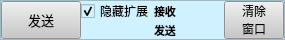
    <widget class="QFrame" name="frame_10">
     <property name="minimumSize">
      <size>
       <width>0</width>
       <height>40</height>
      </size>
     </property>
     <property name="maximumSize">
      <size>
       <width>16777215</width>
       <height>40</height>
      </size>
     </property>
     <property name="font">
      <font>
       <pointsize>10</pointsize>
      </font>
     </property>
     <property name="styleSheet">
      <string notr="true">background-color: rgb(208, 241, 255);</string>
     </property>
     <property name="frameShape">
      <enum>QFrame::StyledPanel</enum>
     </property>
     <property name="frameShadow">
      <enum>QFrame::Sunken</enum>
     </property>
     <layout class="QGridLayout" name="gridLayout">
      <property name="leftMargin">
       <number>0</number>
      </property>
      <property name="topMargin">
       <number>0</number>
      </property>
      <property name="rightMargin">
       <number>0</number>
      </property>
      <property name="bottomMargin">
       <number>0</number>
      </property>
      <property name="spacing">
       <number>0</number>
      </property>
      <item row="0" column="0" rowspan="3">
       <widget class="QPushButton" name="b_hid_send">
        <property name="sizePolicy">
         <sizepolicy hsizetype="Preferred" vsizetype="Preferred">
          <horstretch>0</horstretch>
          <verstretch>0</verstretch>
         </sizepolicy>
        </property>
        <property name="minimumSize">
         <size>
          <width>40</width>
          <height>20</height>
         </size>
        </property>
        <property name="maximumSize">
         <size>
          <width>1000</width>
          <height>100</height>
         </size>
        </property>
        <property name="font">
         <font>
          <family>宋体</family>
          <pointsize>10</pointsize>
         </font>
        </property>
        <property name="styleSheet">
         <string notr="true">background-color: rgb(200, 200, 200);</string>
        </property>
        <property name="text">
         <string>发送</string>
        </property>
       </widget>
      </item>
      <item row="0" column="3" rowspan="3">
       <widget class="QPushButton" name="b_hid_clear">
        <property name="sizePolicy">
         <sizepolicy hsizetype="Fixed" vsizetype="Preferred">
          <horstretch>0</horstretch>
          <verstretch>0</verstretch>
         </sizepolicy>
        </property>
        <property name="minimumSize">
         <size>
          <width>40</width>
          <height>15</height>
         </size>
        </property>
        <property name="maximumSize">
         <size>
          <width>60</width>
          <height>100</height>
         </size>
        </property>
        <property name="layoutDirection">
         <enum>Qt::LeftToRight</enum>
        </property>
        <property name="styleSheet">
         <string notr="true">background-color: rgb(200, 200, 200);</string>
        </property>
        <property name="text">
         <string>清除
窗口</string>
        </property>
        <property name="checkable">
         <bool>false</bool>
        </property>
        <property name="autoRepeat">
         <bool>false</bool>
        </property>
        <property name="autoDefault">
         <bool>false</bool>
        </property>
       </widget>
      </item>
      <item row="0" column="1">
       <widget class="QCheckBox" name="check_hide">
        <property name="enabled">
         <bool>true</bool>
        </property>
        <property name="sizePolicy">
         <sizepolicy hsizetype="Fixed" vsizetype="Fixed">
          <horstretch>0</horstretch>
          <verstretch>0</verstretch>
         </sizepolicy>
        </property>
        <property name="minimumSize">
         <size>
          <width>0</width>
          <height>10</height>
         </size>
        </property>
        <property name="text">
         <string>隐藏扩展</string>
        </property>
        <property name="checkable">
         <bool>true</bool>
        </property>
        <property name="checked">
         <bool>true</bool>
        </property>
        <property name="tristate">
         <bool>false</bool>
        </property>
       </widget>
      </item>
      <item row="0" column="2">
       <widget class="QLabel" name="label_rec_count">
        <property name="minimumSize">
         <size>
          <width>70</width>
          <height>18</height>
         </size>
        </property>
        <property name="maximumSize">
         <size>
          <width>70</width>
          <height>18</height>
         </size>
        </property>
        <property name="font">
         <font>
          <family>宋体</family>
          <pointsize>8</pointsize>
          <weight>75</weight>
          <italic>false</italic>
          <bold>true</bold>
         </font>
        </property>
        <property name="text">
         <string>接收</string>
        </property>
       </widget>
      </item>
      <item row="1" column="2">
       <widget class="QLabel" name="label_sen_count">
        <property name="minimumSize">
         <size>
          <width>70</width>
          <height>18</height>
         </size>
        </property>
        <property name="maximumSize">
         <size>
          <width>70</width>
          <height>18</height>
         </size>
        </property>
        <property name="font">
         <font>
          <family>宋体</family>
          <pointsize>8</pointsize>
          <weight>75</weight>
          <italic>false</italic>
          <bold>true</bold>
         </font>
        </property>
        <property name="text">
         <string>发送</string>
        </property>
       </widget>
      </item>
     </layout>
    </widget>
